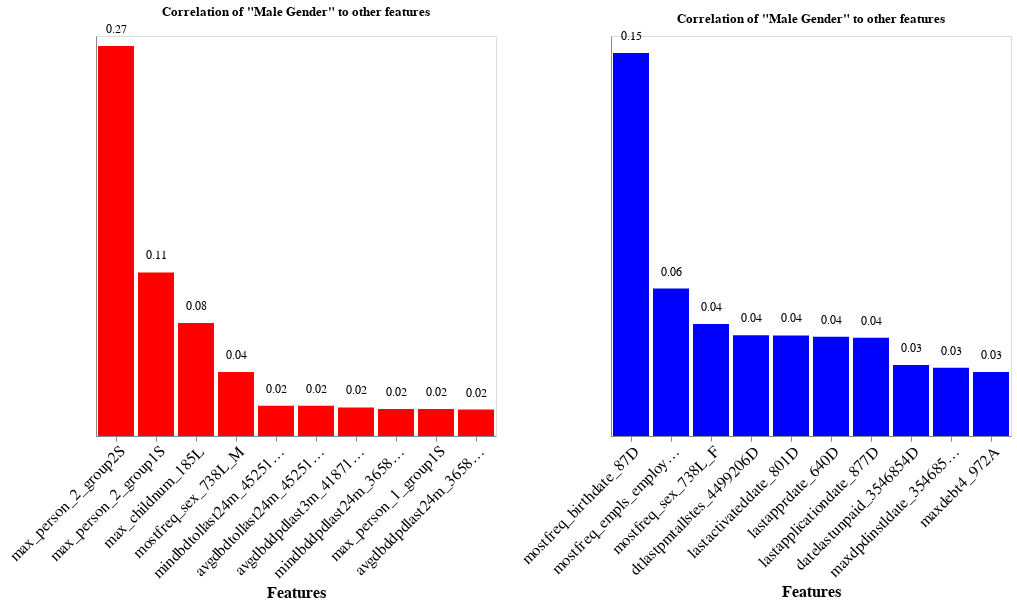

Notebook cell for this chart:
### Code cell
pos_corr_male = chart_df(male_pos_corr, '-y', 'red', title = 'Correlation of "Male Gender" to other features')
neg_corr_male = chart_df(male_neg_corr, '-y', 'blue', title = 'Correlation of "Male Gender" to other features')

pos_corr_male | neg_corr_male

### Figure 1 — Vega-Lite specification as saved in the notebook (floating-point values rounded to 4 significant figures)
{"config": {"view": {"continuousWidth": 300, "continuousHeight": 300}}, "hconcat": [{"layer": [{"mark": {"type": "bar"}, "encoding": {"color": {"value": "red"}, "text": {"field": "Correlation", "format": ".2f", "type": "quantitative"}, "tooltip": [{"field": "Feature", "type": "nominal"}, {"field": "Correlation", "type": "quantitative"}], "x": {"axis": {"labelAngle": -45, "labelFont": "Courier", "labelFontSize": 16, "title": "Features", "titleFont": "Courier", "titleFontSize": 16}, "field": "Feature", "sort": "-y", "type": "nominal"}, "y": {"axis": {"grid": false, "labelFont": "Courier", "labelFontSize": 16, "labels": false, "ticks": false, "title": "", "titleFont": "Courier"}, "field": "Correlation", "type": "quantitative"}}}, {"mark": {"type": "text", "align": "center", "baseline": "bottom", "dy": -10, "fontSize": 12}, "encoding": {"color": {"value": "black"}, "text": {"field": "Correlation", "format": ".2f", "type": "quantitative"}, "tooltip": [{"field": "Feature", "type": "nominal"}, {"field": "Correlation", "type": "quantitative"}], "x": {"field": "Feature", "sort": "-y", "type": "nominal"}, "y": {"axis": {"grid": false, "labelFont": "Courier", "labelFontSize": 16, "labels": false, "ticks": false, "title": "", "titleFont": "Courier"}, "field": "Correlation", "type": "quantitative"}}}], "data": {"name": "data-d97661b6fddc59435e6c62940836d6e2"}, "height": 400, "title": "Correlation of \"Male Gender\" to other features", "width": 400}, {"layer": [{"mark": {"type": "bar"}, "encoding": {"color": {"value": "blue"}, "text": {"field": "Correlation", "format": ".2f", "type": "quantitative"}, "tooltip": [{"field": "Feature", "type": "nominal"}, {"field": "Correlation", "type": "quantitative"}], "x": {"axis": {"labelAngle": -45, "labelFont": "Courier", "labelFontSize": 16, "title": "Features", "titleFont": "Courier", "titleFontSize": 16}, "field": "Feature", "sort": "-y", "type": "nominal"}, "y": {"axis": {"grid": false, "labelFont": "Courier", "labelFontSize": 16, "labels": false, "ticks": false, "title": "", "titleFont": "Courier"}, "field": "Correlation", "type": "quantitative"}}}, {"mark": {"type": "text", "align": "center", "baseline": "bottom", "dy": -10, "fontSize": 12}, "encoding": {"color": {"value": "black"}, "text": {"field": "Correlation", "format": ".2f", "type": "quantitative"}, "tooltip": [{"field": "Feature", "type": "nominal"}, {"field": "Correlation", "type": "quantitative"}], "x": {"field": "Feature", "sort": "-y", "type": "nominal"}, "y": {"axis": {"grid": false, "labelFont": "Courier", "labelFontSize": 16, "labels": false, "ticks": false, "title": "", "titleFont": "Courier"}, "field": "Correlation", "type": "quantitative"}}}], "data": {"name": "data-5ae1d3f729c0c962b0a97b0673ef14b9"}, "height": 400, "title": "Correlation of \"Male Gender\" to other features", "width": 400}], "$schema": "https://vega.github.io/schema/vega-lite/v5.16.3.json", "datasets": {"data-d97661b6fddc59435e6c62940836d6e2": [{"Feature": "max_person_2_group2S", "Correlation": 0.273}, {"Feature": "max_person_2_group1S", "Correlation": 0.1145}, {"Feature": "max_childnum_185L", "Correlation": 0.07902}, {"Feature": "mostfreq_sex_738L_M", "Correlation": 0.04484}, {"Feature": "mindbdtollast24m_4525191P", "Correlation": 0.02119}, {"Feature": "avgdbdtollast24m_4525197P", "Correlation": 0.02111}, {"Feature": "avgdbddpdlast3m_4187120P", "Correlation": 0.01998}, {"Feature": "mindbddpdlast24m_3658935P", "Correlation": 0.01893}, {"Feature": "max_person_1_group1S", "Correlation": 0.01883}, {"Feature": "avgdbddpdlast24m_3658932P", "Correlation": 0.01847}], "data-5ae1d3f729c0c962b0a97b0673ef14b9": [{"Feature": "mostfreq_birthdate_87D", "Correlation": 0.1532}, {"Feature": "mostfreq_empls_employedfrom_796D", "Correlation": 0.05895}, {"Feature": "mostfreq_sex_738L_F", "Correlation": 0.04484}, {"Feature": "dtlastpmtallstes_4499206D", "Correlation": 0.04029}, {"Feature": "lastactivateddate_801D", "Correlation": 0.04021}, {"Feature": "lastapprdate_640D", "Correlation": 0.03974}, {"Feature": "lastapplicationdate_877D", "Correlation": 0.03927}, {"Feature": "datelastunpaid_3546854D", "Correlation": 0.02837}, {"Feature": "maxdpdinstldate_3546855D", "Correlation": 0.02732}, {"Feature": "maxdebt4_972A", "Correlation": 0.0256}]}}
